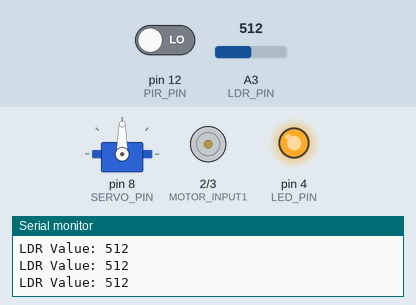
A sketch run on a simulated Arduino Uno, built with avr-gcc and run on an emulated ATmega328P. Shown: servo, motor-driver pin pairs drawn as motors (green arrow = first pin HIGH = forward, orange = second pin HIGH = backward, longer = more drive, scaled by the enable pin), output pins drawn as LEDs (lit = HIGH), the last lines printed to the serial monitor. Inputs (shaded band) come from the test bench; at power-on: A3 (LDR_PIN) = 512, pin 12 (PIR_PIN) LOW.

Above: at 1.2 s.
1.3 s: A3 (LDR_PIN) set to 525
At 2.5 s:
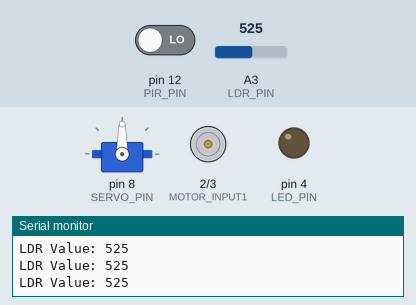
2.8 s: pin 12 (PIR_PIN) driven HIGH
At 3.9 s:
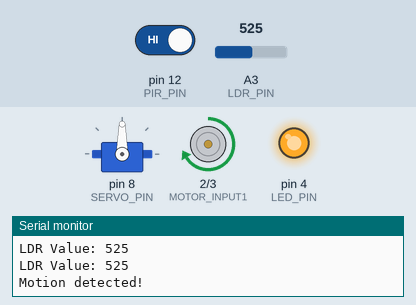
7.3 s: pin 12 (PIR_PIN) driven LOW
At 8.9 s:
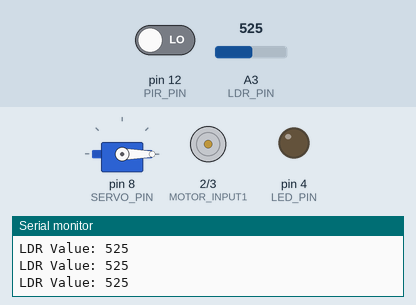
9.3 s: A3 (LDR_PIN) set to 511
At 9.9 s:
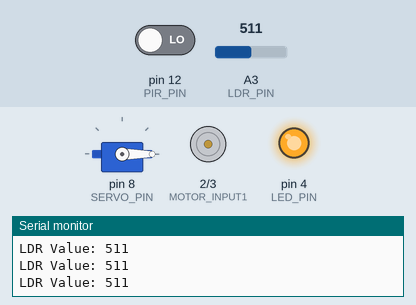
10.8 s: A3 (LDR_PIN) set to 716
At 12.0 s:
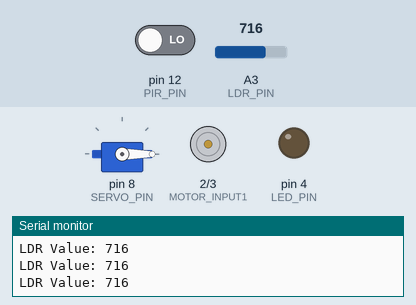
12.3 s: A3 (LDR_PIN) set to 306
At 13.2 s:
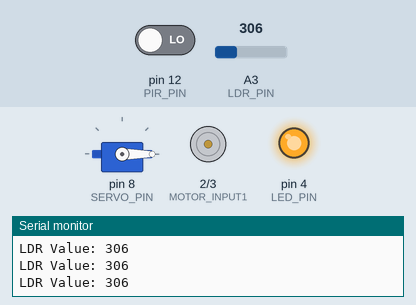
Timing chart, 0 to 14.8 s (numbered marks = the images above; inputs shaded):
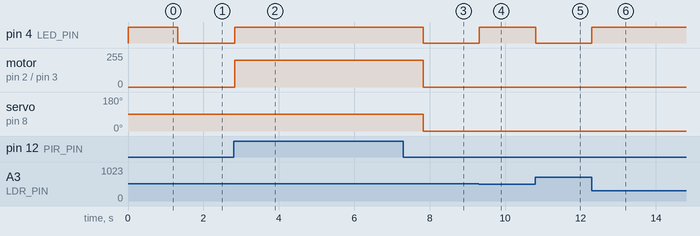

The sketch:

code.ino
```cpp
#include <Servo.h>

// Define pin connections
const int LDR_PIN = A3;        // LDR connected to Analog Pin A0
const int LED_PIN = 4;         // LED connected to PWM Pin 9
const int PIR_PIN = 12;         // PIR sensor input on Digital Pin 2
const int MOTOR_ENABLE = 5;    // L293D Enable pin (PWM for speed control)
const int MOTOR_INPUT1 = 2;    // L293D Input1
const int MOTOR_INPUT2 = 3;    // L293D Input2
const int SERVO_PIN = 8;       // Servo connected to Pin 3

Servo myServo;

void setup() {
    pinMode(LED_PIN, OUTPUT);
    pinMode(PIR_PIN, INPUT);
    pinMode(MOTOR_ENABLE, OUTPUT);
    pinMode(MOTOR_INPUT1, OUTPUT);
    pinMode(MOTOR_INPUT2, OUTPUT);

    myServo.attach(SERVO_PIN);

    Serial.begin(9600);
}

void loop() {
    // LDR based LED brightness control
    int lightValue = analogRead(LDR_PIN);  // Read LDR value (0-1023)
    int brightness = map(lightValue, 0, 1023, 255, 0);  // Convert to PWM (inverted)
    analogWrite(LED_PIN, brightness);  // Adjust LED brightness
    Serial.print("LDR Value: ");
    Serial.println(lightValue);

    // PIR Sensor based control
    int pirState = digitalRead(PIR_PIN);  // Read PIR sensor state
    if (pirState == HIGH) {
        Serial.println("Motion detected!");

        // Move Servo
        myServo.write(90);  // Move to 90 degrees

        // Turn ON Motor (Forward direction)
        digitalWrite(MOTOR_INPUT1, HIGH);
        digitalWrite(MOTOR_INPUT2, LOW);
        analogWrite(MOTOR_ENABLE, 200); // Moderate speed

        // Turn ON LED
        digitalWrite(LED_PIN, HIGH);

        delay(5000);  // Keep devices ON for 5 seconds

        // Reset System
        myServo.write(0);  // Move servo back to 0 degrees
        digitalWrite(MOTOR_INPUT1, LOW);
        digitalWrite(MOTOR_INPUT2, LOW);
        analogWrite(MOTOR_ENABLE, 0);  // Stop motor
        digitalWrite(LED_PIN, LOW);  // Turn off LED
    }
}
```

Measured:
- the behaviour switches between 513 and 514 on A3 (LDR_PIN) (found by bisection; images 0 and 1)
- after the input at 1.3 s, pin 4 (LED_PIN): HIGH → LOW at once
- after the input at 2.8 s, pin 4 (LED_PIN): LOW → HIGH at once; motor on pin 2 (MOTOR_INPUT1) / pin 3 (MOTOR_INPUT2): stopped → forward 200/255 at once
- after the input at 7.3 s, pin 4 (LED_PIN): HIGH → LOW after 0.53 s; motor on pin 2 (MOTOR_INPUT1) / pin 3 (MOTOR_INPUT2): forward 200/255 → stopped after 0.53 s; servo on pin 8 (SERVO_PIN): 90° → 0° after 0.53 s
- after the input at 9.3 s, pin 4 (LED_PIN): LOW → HIGH at once
- after the input at 10.8 s, pin 4 (LED_PIN): HIGH → LOW at once
- after the input at 12.3 s, pin 4 (LED_PIN): LOW → HIGH at once
